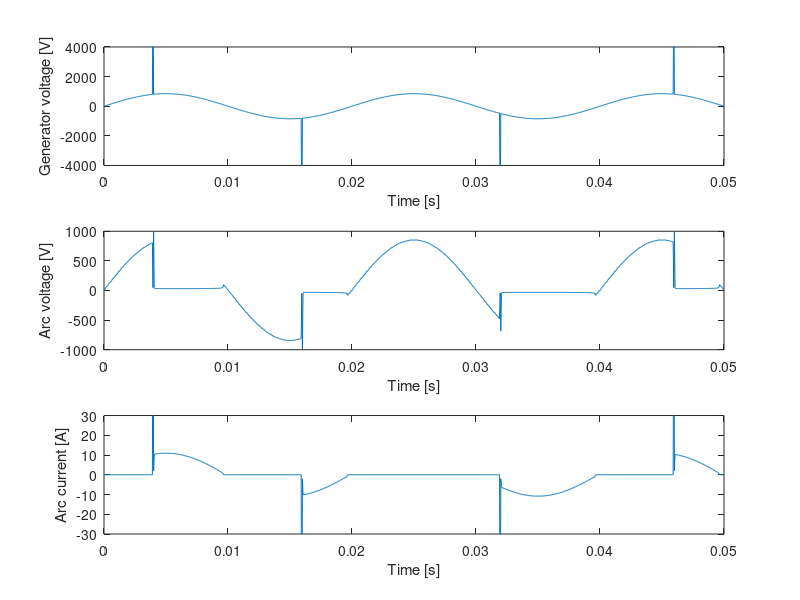

The MATLAB script that drew this image:
% SIMULATION OF AN ARC GENERATED BY OVERVOLTAGE
% J. Andrea - 2015

%Clear Workspace.
clear all;
close all;
clc;

%Time vector.
N=1000;             %Length of time vector.
Te=1/20000;         %Sampling period [s].
t=Te*(0:N-1);       %Time vector t [s].

%RL circuit parameters.
R=75;                   %Circuit resistance [Ohm].
L=0.1e-3;               %Circuit inductance [Henry].
Vamp=600*sqrt(2);       %Generator voltage amplitude [V].
f=50;                   %Generator frequency.
Vg=Vamp*sin(2*pi*f*t);  %Generator voltage signal [V].
Vg(80)=8000;            %Positive overvoltage.
Vg(120+200)=-8000;      %Negative overvoltage.
Vg(120+800)=8000;       %Positive overvoltage.
Vg(40+600)=-8000;       %Negative overvoltage.

%Static arc equation Vt=F(It) parameters.
alpha=49.08;        %Parameter alpha.
Rc=0.5e6/3;         %Corona, glowing or melted bridge resistance [Ohm].
beta=1.7314;        %Parameter beta.
tau=1e-6;           %Arc time constant [s].
F =@(x)alpha*Rc*x./(Rc*x.*atan(beta*x)+alpha);

%Initialize output matrices.
Varc=zeros(1,N);    %Arc voltage [V].
Iarc=zeros(1,N);    %Arc current [A].
Iarc(1)=Vg(1)/R;    %Initial current (before openning).
Iarc(2)=Vg(2)/R;    %Initial current (before openning).

%Vector x for static arc compution.
x=[ [-150:0.1:-5] [-5:0.0001:5] [5:0.1:150] ];
%      Rarc area         Rc area          Rarc area

%For each time instant k of vetor time (t=k*Te),
%compute arc voltage and current:
for k=3:N
    
    %Update of circuit equation for time index k.
    Eq =@(x)F(x)-Vg(k)+R*x+L*(x-Iarc(k-1))/Te;
    
    %Solve circuit equation for polarisation current It at time index k,
    %provide more than one solution.
    indices =@(x)abs( diff( sign( Eq(x) ) ) );
    solutions=find([0 indices(x)]>=1); 
    solutions=x(solutions);
    
    %Test all the possible solutions.
    if isempty(solutions)==1       %if no solution for It:
        Iarc(k)= 0;                %there is no arc.
        
    elseif length(solutions)==1;   %if one solution for It:
        It=solutions(1);           %compute Iarc from It.          
        Iarc(k)=1/(1+tau/Te)*(It+(tau/Te)*Iarc(k-1));
        
    else    %else, we have to choose the right solution.
        
        dPmin=1e10000;       %Minimum power variation dP.
                 
        %Evaluate each solutions.
        for n=1:length(solutions)
            %Compute the possible arc current Ik for solution n.
            Itk=solutions(n);
            Ik=1/(1+tau/Te)*(Itk+(tau/Te)*Iarc(k-1));

            %Compute the possible arc voltage Vk for solution n.
            Vk=Vg(k)-R*Ik-L*(Ik-Iarc(k-1))/Te;
            
            %Compute the possible power Pk for solution n.
            Pk=Vk*Ik;
            
            %Compute the real power at previous time index k-1.
            Pk_1=Varc(k-1)*Iarc(k-1);
            
            %Compute possible variation of power for solution n.
            dP=abs(Pk-Pk_1);
            
            %Choose solution n if variation of power is minimal.
            if dP<dPmin
                dPmin=dP;
                Iarc(k)=Ik;
                It=solutions(n);
            end
        end     
    end
    
    %Compute Varc from right solution It.
    Vt(k)=F(It);
    Varc(k)=1/(1+tau/Te)*(Vt(k)+(tau/Te)*Varc(k-1));

end

%Display Results.
figure,

%Plot generator voltage voltage.
subplot(3,1,1),plot(t,Vg);
axis([0 N*Te -4000 4000]);
ylabel('Generator voltage [V]');
xlabel('Time [s]');

%Plot arc voltage.
subplot(3,1,2),plot(t,Varc);
axis([0 N*Te -1000 1000]);
ylabel('Arc voltage [V]');
xlabel('Time [s]');

%Plot arc current.
subplot(3,1,3),plot(t,Iarc);
axis([0 N*Te -30 30]);
ylabel('Arc current [A]');
xlabel('Time [s]');
